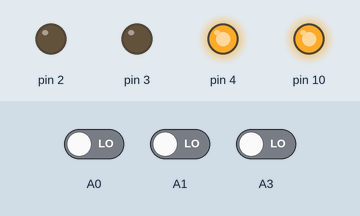
A sketch run on a simulated Arduino Uno, built with avr-gcc and run on an emulated ATmega328P. Parts: output pins drawn as LEDs (lit = HIGH). The test bench sets the inputs (shaded band); at power-on: A0 LOW, A1 LOW, A3 LOW.

Above: at 0.1 s.
Timing chart, 0 to 1.6 s (numbered marks = the images above):
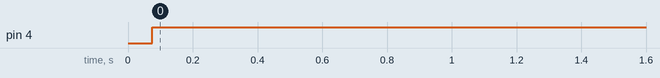

Measured:
- by itself, pin 4: LOW → HIGH at 0.08 s

The sketch:

firmware_v2.ino
```cpp
//FaBo JetRacer v2
//2020/7/21
#include "SPI.h"
#include <Wire.h>

uint32_t pwm0 = 0;
uint32_t pwm1 = 0;
uint8_t registerIndex = 0;


typedef union
{
    uint32_t    before;
    struct
    {
        uint8_t d;
        uint8_t c;
        uint8_t b;
        uint8_t a;
    };
} Transfer;

Transfer transfer1;
Transfer transfer2;

void receiveEvent() {
  while(Wire.available() > 0){
    registerIndex = Wire.read();
  }
}

void requestEvent() {
  if(registerIndex == 0x01)
  {
    Wire.write(transfer1.a);
    Wire.write(transfer1.b);
    Wire.write(transfer1.c);
    Wire.write(transfer1.d);
    Wire.write(transfer2.a);
    Wire.write(transfer2.b);
    Wire.write(transfer2.c);
    Wire.write(transfer2.d);
  }
  else if (registerIndex == 0x02)
  {
    //
  }
}

void setup(){
  pinMode(2, OUTPUT);
  pinMode(3, OUTPUT);
  pinMode(4, OUTPUT);
  pinMode(A0, INPUT);
  pinMode(A1, INPUT);
  pinMode(A3, INPUT);

  SPI.begin();
  Wire.begin(8);
  Wire.onRequest(requestEvent);
  Wire.onReceive(receiveEvent);
}


void startBit() {
  byte start = 0x00;
  SPI.transfer(start);
  SPI.transfer(start);
  SPI.transfer(start);
  SPI.transfer(start);
}

void endBit() {
  byte end = 0x00;
  SPI.transfer(end);
  SPI.transfer(end);
  SPI.transfer(end);
  SPI.transfer(end);
}

void setRGB(short r, short g, short b) {
  SPI.transfer(0xEF);
  SPI.transfer(r);
  SPI.transfer(g);
  SPI.transfer(b);
}


void loop(){
  uint32_t duration = uint32_t(pulseIn(A3, HIGH,25000));
  pwm0 = pulseIn(A1, HIGH,25000);
  pwm1 = pulseIn(A0, HIGH,25000);

  transfer1.before=pwm0;
  transfer2.before=pwm1;

  if(duration > 1500){
    digitalWrite(2, HIGH);
    digitalWrite(3, HIGH);
    digitalWrite(4, LOW);
    startBit();

    setRGB(80,   0,   10);
    setRGB(80,   0,   40);
    setRGB(80,   0,   90);
    setRGB(80,   0,   130);
    setRGB(80,   0,   170);
    setRGB(80,   0,   210);
    setRGB(80,   0,   255);
    endBit();
  }
  else{
    digitalWrite(2, LOW);
    digitalWrite(3, LOW);
    digitalWrite(4, HIGH);
    startBit();
    setRGB(0,   255,   0);
    setRGB(0,   255,   0);
    setRGB(0,   255,   0);
    setRGB(0,   255,   0);
    setRGB(0,   255,   0);
    setRGB(0,   255,   0);
    endBit();

  }
}
```
